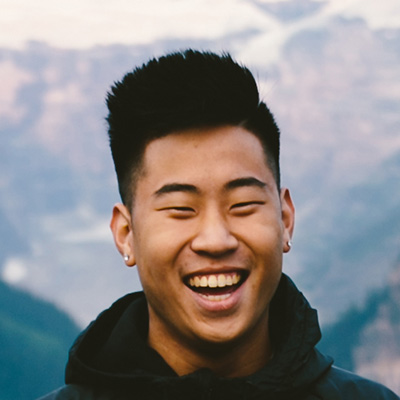
#> input picture project2/assets/square_portrait.jpg, 400 x 400 px
$ python code1-1.py
#> lines starting #> are read from the running program, lines starting #| are printed output that depends on the picture
import numpy as np
from scipy.signal import convolve2d
from PIL import Image
import matplotlib.pyplot as plt

def convolution_four_loops(image, kernel, padding=0):
    # Add zero padding if specified
    if padding > 0:
        padded_image = np.pad(image, padding, mode='constant', constant_values=0)
    else:
        padded_image = image

    # Get dimensions
    img_h, img_w = padded_image.shape
    kernel_h, kernel_w = kernel.shape

    # Calculate output dimensions
    out_h = img_h - kernel_h + 1
    out_w = img_w - kernel_w + 1

    # Initialize output array
    output = np.zeros((out_h, out_w))

    # Four nested loops for convolution
    for i in range(out_h):
        for j in range(out_w):
            for k in range(kernel_h):
                for l in range(kernel_w):
                    output[i, j] += padded_image[i + k, j + l] * kernel[k, l]

    return output

def convolution_two_loops(image, kernel, padding=0):
    # Add zero padding if specified
    if padding > 0:
        padded_image = np.pad(image, padding, mode='constant', constant_values=0)
    else:
        padded_image = image

    # Get dimensions
    img_h, img_w = padded_image.shape
    kernel_h, kernel_w = kernel.shape

    # Calculate output dimensions
    out_h = img_h - kernel_h + 1
    out_w = img_w - kernel_w + 1

    # Initialize output array
    output = np.zeros((out_h, out_w))

    # Two nested loops for convolution
    for i in range(out_h):
        for j in range(out_w):
            # Extract the patch and perform element-wise multiplication
            patch = padded_image[i:i+kernel_h, j:j+kernel_w]
            output[i, j] = np.sum(patch * kernel)

    return output

def convolution_with_padding(image, kernel, padding=0):
  # Add zero padding
    if padding > 0:
        padded_image = np.pad(image, padding, mode='constant', constant_values=0)
    else:
        padded_image = image

    # Perform convolution
    result = convolution_two_loops(padded_image, kernel)

    return result

def create_box_filter(size):
    # Create a box filter (averaging filter) of given size.
    return np.ones((size, size)) / (size * size)

def finite_difference_operators():
    # Create finite difference operators Dx and Dy.
    Dx = np.array([[1, 0, -1]])  # Horizontal gradient
    Dy = np.array([[1], [0], [-1]])  # Vertical gradient

    return Dx, Dy

def load_and_process_image(image_path):
    # Load an image and convert to grayscale using PIL.
#> called with image_path = 'assets/square_portrait.jpg'
    try:
        img = Image.open(image_path).convert('L')
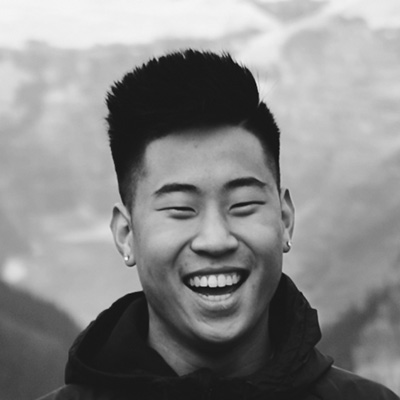
#> img: PIL image 400x400 L; min 12, max 254, mean 135.5
        img_array = np.array(img, dtype=np.float64)
        print(f"Successfully loaded image: {image_path}")
        return img_array
    except FileNotFoundError:
        print(f"Image {image_path} not found. Creating a test image instead.")
        # Create a test image if the actual image is not available
        h, w = 400, 400
        x = np.linspace(0, 1, w)
        y = np.linspace(0, 1, h)
        X, Y = np.meshgrid(x, y)

        # Create a portrait-like pattern
        face_center_x, face_center_y = 0.5, 0.4
        face_dist = np.sqrt((X - face_center_x)**2 + (Y - face_center_y)**2)
        face = np.exp(-face_dist * 3) * 200

        background = (X + Y) * 50 + 30
        image = face + background
        image += np.sin(X * 20) * 10
        image += np.cos(Y * 15) * 8

        noise = np.random.normal(0, 15, (h, w))
        image += noise
        image = np.clip(image, 0, 255)

        return image.astype(np.float64)

def main():
    # Main function to demonstrate convolution implementations.
    print("Convolution Implementation Demo")
    print("=" * 40)

    # Load the portrait image
    image = load_and_process_image('assets/square_portrait.jpg')
    print(f"Loaded image with shape: {image.shape}")
#| Loaded image with shape: (400, 400)

    # Define finite difference operators
    Dx, Dy = finite_difference_operators()
    print(f"Dx shape: {Dx.shape}, Dy shape: {Dy.shape}")

    # Calculate padding for 9x9 box filter (half of kernel size)
    box_filter = create_box_filter(9)
    padding = 4  # Half of kernel size for 9x9 box filter

    print(f"\nGenerating 7 images as requested:")
    print("1. Original grayscale image")
    print("2. 9x9 box filter with padding (2 loops)")
    print("3. Dx gradient (2 loops)")
    print("4. Dy gradient (2 loops)")
    print("5. 9x9 box filter (scipy)")
    print("6. Dx gradient (scipy)")
    print("7. Dy gradient (scipy)")

    # 1. Original grayscale image
    original = image.copy()

    # 2. 9x9 box filter with padding using 2 loops
    box_2loops_padded = convolution_two_loops(image, box_filter, padding)
#> in convolution_two_loops, `padded_image = np.pad(image, padding, mode='constant', constant_values..`:
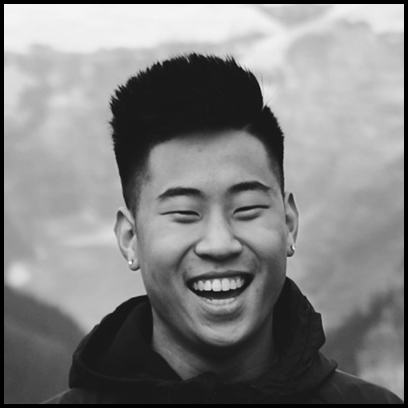
#> padded_image: shape (408, 408) float64; min 0, max 254, mean 130.2
#> after the loop in convolution_two_loops, `for i in range(out_h):`:
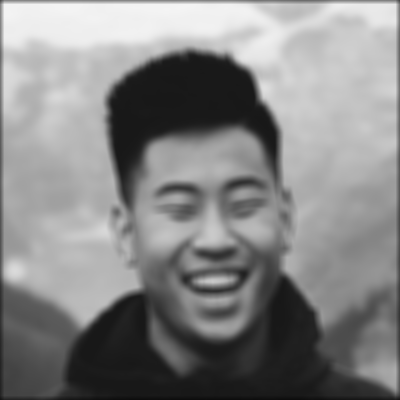
#> output: shape (400, 400) float64; min 13.36, max 244.3, mean 133.9

    # 3. Dx using 2 loops with padding
    grad_x_2loops = convolution_two_loops(image, Dx, padding)
#> call 2 of convolution_two_loops, with kernel = array of shape (1, 3), padding = 4
#> after the loop in convolution_two_loops (call 2), `for i in range(out_h):`:
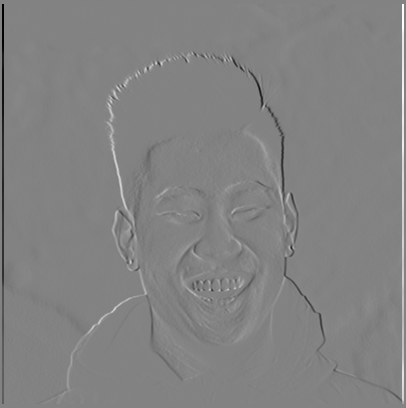
#> output: shape (408, 406) float64; min -245, max 233, mean 0; drawn with min black and max white

    # 4. Dy using 2 loops with padding
    grad_y_2loops = convolution_two_loops(image, Dy, padding)
#> call 3 of convolution_two_loops, with kernel = array of shape (3, 1), padding = 4
#> after the loop in convolution_two_loops (call 3), `for i in range(out_h):`:
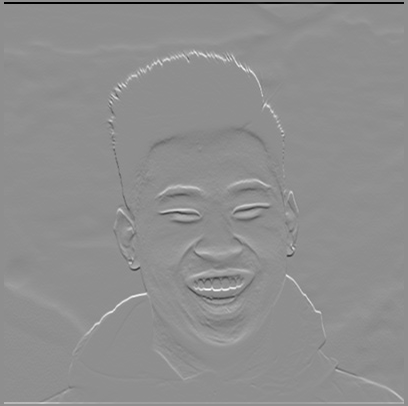
#> output: shape (406, 408) float64; min -245, max 192, mean 0; drawn with min black and max white

    # 5. Box filter using scipy
    box_scipy = convolve2d(image, box_filter, mode='same')

    # 6. Dx using scipy
    grad_x_scipy = convolve2d(image, np.flip(Dx), mode='same')
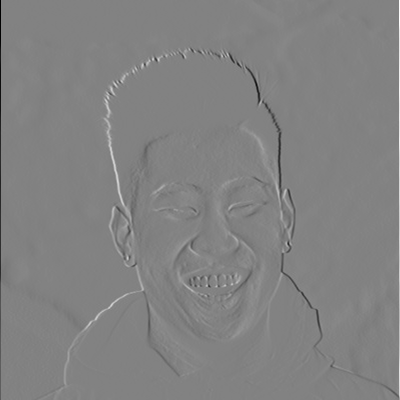
#> grad_x_scipy: shape (400, 400) float64; min -244, max 233, mean 0; drawn with min black and max white

    # 7. Dy using scipy
    grad_y_scipy = convolve2d(image, np.flip(Dy), mode='same')
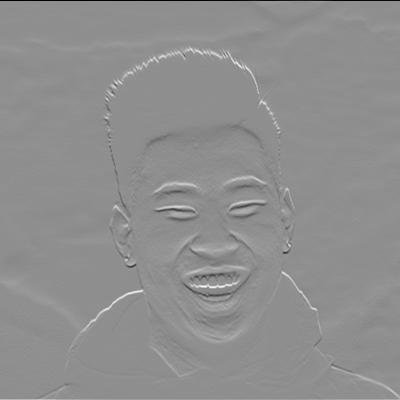
#> grad_y_scipy: shape (400, 400) float64; min -245, max 192, mean 0.5; drawn with min black and max white

    # Save all results
    print("\nSaving results...")
    np.save('original.npy', original)
    np.save('box_2loops_padded.npy', box_2loops_padded)
    np.save('grad_x_2loops.npy', grad_x_2loops)
    np.save('grad_y_2loops.npy', grad_y_2loops)
    np.save('box_scipy.npy', box_scipy)
    np.save('grad_x_scipy.npy', grad_x_scipy)
    np.save('grad_y_scipy.npy', grad_y_scipy)

    print("All 7 images saved successfully!")

    # Display statistics
    print("\nImage Statistics:")
    print(f"Original - min: {np.min(original):.2f}, max: {np.max(original):.2f}, mean: {np.mean(original):.2f}")
#| Original - min: 12.00, max: 254.00, mean: 135.50
    print(f"Box 2loops padded - min: {np.min(box_2loops_padded):.2f}, max: {np.max(box_2loops_padded):.2f}, mean: {np.mean(box_2loops_padded):.2f}")
#| Box 2loops padded - min: 13.36, max: 244.33, mean: 133.87
    print(f"Grad X 2loops - min: {np.min(grad_x_2loops):.2f}, max: {np.max(grad_x_2loops):.2f}, mean: {np.mean(grad_x_2loops):.2f}")
#| Grad X 2loops - min: -245.00, max: 233.00, mean: 0.00
    print(f"Grad Y 2loops - min: {np.min(grad_y_2loops):.2f}, max: {np.max(grad_y_2loops):.2f}, mean: {np.mean(grad_y_2loops):.2f}")
#| Grad Y 2loops - min: -245.00, max: 192.00, mean: 0.00
    print(f"Box scipy - min: {np.min(box_scipy):.2f}, max: {np.max(box_scipy):.2f}, mean: {np.mean(box_scipy):.2f}")
#| Box scipy - min: 13.36, max: 244.33, mean: 133.87
    print(f"Grad X scipy - min: {np.min(grad_x_scipy):.2f}, max: {np.max(grad_x_scipy):.2f}, mean: {np.mean(grad_x_scipy):.2f}")
#| Grad X scipy - min: -244.00, max: 233.00, mean: -0.02
    print(f"Grad Y scipy - min: {np.min(grad_y_scipy):.2f}, max: {np.max(grad_y_scipy):.2f}, mean: {np.mean(grad_y_scipy):.2f}")
#| Grad Y scipy - min: -245.00, max: 192.00, mean: 0.49

    # Compare results (handle different sizes)
    print("\nComparison (2loops vs scipy):")
    print(f"Box filter difference: {np.max(np.abs(box_2loops_padded - box_scipy)):.2e}")
#| Box filter difference: 4.55e-13

    # For gradients, compare only the overlapping region
    if grad_x_2loops.shape == grad_x_scipy.shape:
        print(f"Grad X difference: {np.max(np.abs(grad_x_2loops - grad_x_scipy)):.2e}")
    else:
        print(f"Grad X shapes differ: {grad_x_2loops.shape} vs {grad_x_scipy.shape}")
#| Grad X shapes differ: (408, 406) vs (400, 400)

    if grad_y_2loops.shape == grad_y_scipy.shape:
        print(f"Grad Y difference: {np.max(np.abs(grad_y_2loops - grad_y_scipy)):.2e}")
    else:
        print(f"Grad Y shapes differ: {grad_y_2loops.shape} vs {grad_y_scipy.shape}")
#| Grad Y shapes differ: (406, 408) vs (400, 400)

def visualize_convolution_results():
    """
    Visualize all 7 convolution results
    """
    # Load all saved results
    try:
        original = np.load('original.npy')
        box_2loops_padded = np.load('box_2loops_padded.npy')
        grad_x_2loops = np.load('grad_x_2loops.npy')
        grad_y_2loops = np.load('grad_y_2loops.npy')
        box_scipy = np.load('box_scipy.npy')
        grad_x_scipy = np.load('grad_x_scipy.npy')
        grad_y_scipy = np.load('grad_y_scipy.npy')
        print("Successfully loaded all 7 images for visualization.")
    except FileNotFoundError:
        print("Results not found. Please run main() first.")
        return

    # Create the visualization with 7 images
    fig, axes = plt.subplots(2, 4, figsize=(20, 10))
    fig.suptitle('Convolution Results', fontsize=16)

    # 1. Original grayscale image
    axes[0, 0].imshow(original, cmap='gray')
    axes[0, 0].set_title('1. Original Grayscale')
    axes[0, 0].axis('off')

    # 2. 9x9 box filter with padding (2 loops)
    axes[0, 1].imshow(box_2loops_padded, cmap='gray')
    axes[0, 1].set_title('2. Box Filter (2 loops + padding)')
    axes[0, 1].axis('off')

    # 3. Dx using 2 loops
    axes[0, 2].imshow(grad_x_2loops, cmap='gray')
    axes[0, 2].set_title('3. Dx Gradient (2 loops)')
    axes[0, 2].axis('off')

    # 4. Dy using 2 loops
    axes[0, 3].imshow(grad_y_2loops, cmap='gray')
    axes[0, 3].set_title('4. Dy Gradient (2 loops)')
    axes[0, 3].axis('off')

    # 5. Box filter using scipy
    axes[1, 0].imshow(box_scipy, cmap='gray')
    axes[1, 0].set_title('5. Box Filter (scipy)')
    axes[1, 0].axis('off')

    # 6. Dx using scipy
    axes[1, 1].imshow(grad_x_scipy, cmap='gray')
    axes[1, 1].set_title('6. Dx Gradient (scipy)')
    axes[1, 1].axis('off')

    # 7. Dy using scipy
    axes[1, 2].imshow(grad_y_scipy, cmap='gray')
    axes[1, 2].set_title('7. Dy Gradient (scipy)')
    axes[1, 2].axis('off')

    # Hide the last subplot
    axes[1, 3].axis('off')

    plt.tight_layout()
    plt.savefig('assets/part1-1.png', dpi=150, bbox_inches='tight')
    print("Visualization saved as 'assets/part1-1.png'")
    plt.show()

if __name__ == "__main__":
    main()
    print("\n" + "="*50)
    print("Generating visualization...")
    visualize_convolution_results()
